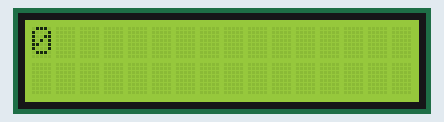
A sketch run on a simulated Arduino Uno, built with avr-gcc and run on an emulated ATmega328P. On the bench: 16×2 character LCD.

Above: at 0.1 s.
At 1.1 s:
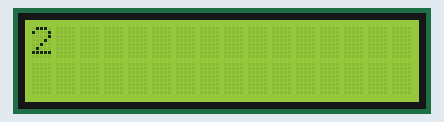
At 2.6 s:
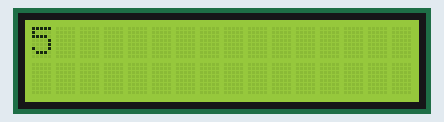
At 5.6 s:
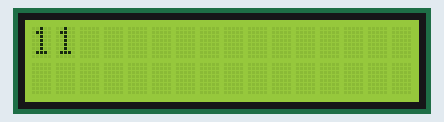
At 8.1 s:
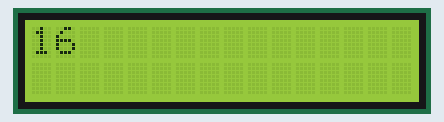
At 11.1 s:
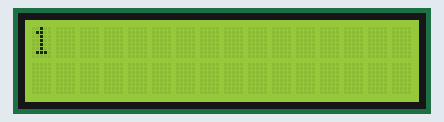

Measured:
- by itself, everything shown: repeats every 10.5 s, in 21 steps
- what the display in image 1 shows lasts 0.5 s, from 1.1 s to 1.6 s

The sketch:

SYC0DAN20YEKADAR.ino
```cpp
//sayaç 0 dan 20 ye kadar giden
#include<LiquidCrystal.h>//LCD kütüphanesi
LiquidCrystal lcd(8,9,4,5,6,7);//LCD ekranın hangi pinlere baglı oldugunu söylüyo
void setup() //arduino başlangıç ayarını yapmak için kullanılır ve bir kez çalışır
{
 lcd.begin(16,2); //16 karakter 2 satır lcd ekranı

}
void loop()
{
 for(int i=0;i<21;i++)
 {
  lcd.setCursor(0,0);//yazının konumun nerden başlayacagını belirler
  lcd.print(i);//sayıyı ekrana yazdırır
  lcd.print(" ");//boşluk bırakarak iki basamaklı bir boşluk üç basamaklı sayı için iki boşluk
  delay(500);//bekleme suresi

 }

}
```
